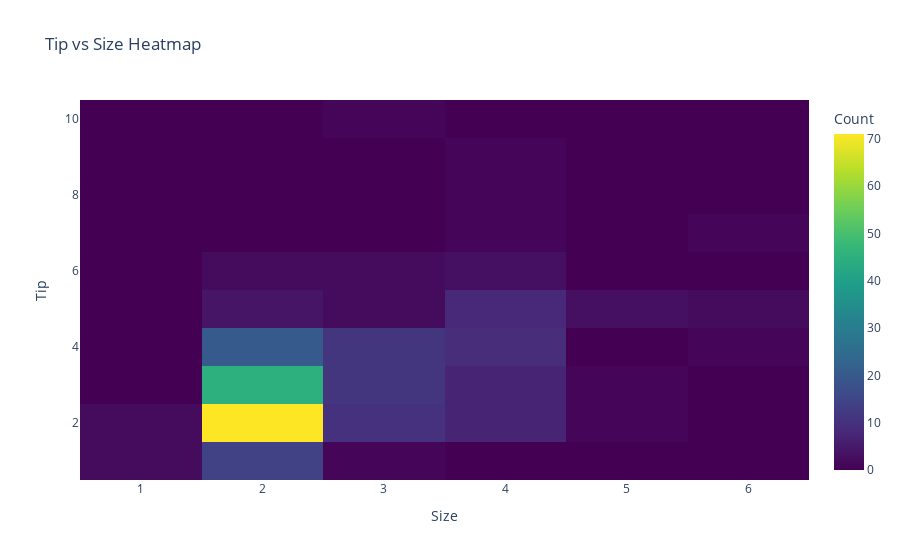

The notebook cell saved with this chart:
### Code cell
cross_tab = pd.crosstab(tips['tip'], tips['size'])
trace = go.Heatmap(
    z=cross_tab.values,      
    x=cross_tab.columns,       
    y=cross_tab.index,         
    colorscale='Viridis',      
    colorbar=dict(title='Count'), 
    hoverongaps=False,         
    hoverinfo='z'
               
)
layout = go.Layout(
    title='Tip vs Size Heatmap',
    xaxis=dict(title='Size'),
    yaxis=dict(title='Tip'),
)
fig = go.Figure(data=[trace], layout=layout)
fig.show()

### Figure 1 — Plotly figure (JSON) as saved in the notebook; plotly's stock layout.template omitted (floating-point values rounded to 4 significant figures)
{"data": [{"colorbar": {"title": {"text": "Count"}}, "colorscale": [[0, "#440154"], [0.1111, "#482878"], [0.2222, "#3e4989"], [0.3333, "#31688e"], [0.4444, "#26828e"], [0.5556, "#1f9e89"], [0.6667, "#35b779"], [0.7778, "#6ece58"], [0.8889, "#b5de2b"], [1, "#fde725"]], "hoverinfo": "z", "hoverongaps": false, "type": "heatmap", "x": [1, 2, 3, 4, 5, 6], "y": [1, 2, 3, 4, 5, 6, 7, 8, 9, 10], "z": [[2, 14, 1, 0, 0, 0], [2, 71, 10, 7, 1, 0], [0, 45, 11, 7, 1, 0], [0, 20, 11, 9, 0, 1], [0, 4, 2, 8, 3, 2], [0, 2, 2, 3, 0, 0], [0, 0, 0, 1, 0, 1], [0, 0, 0, 1, 0, 0], [0, 0, 0, 1, 0, 0], [0, 0, 1, 0, 0, 0]]}], "layout": {"title": {"text": "Tip vs Size Heatmap"}, "xaxis": {"title": {"text": "Size"}}, "yaxis": {"title": {"text": "Tip"}}}}
